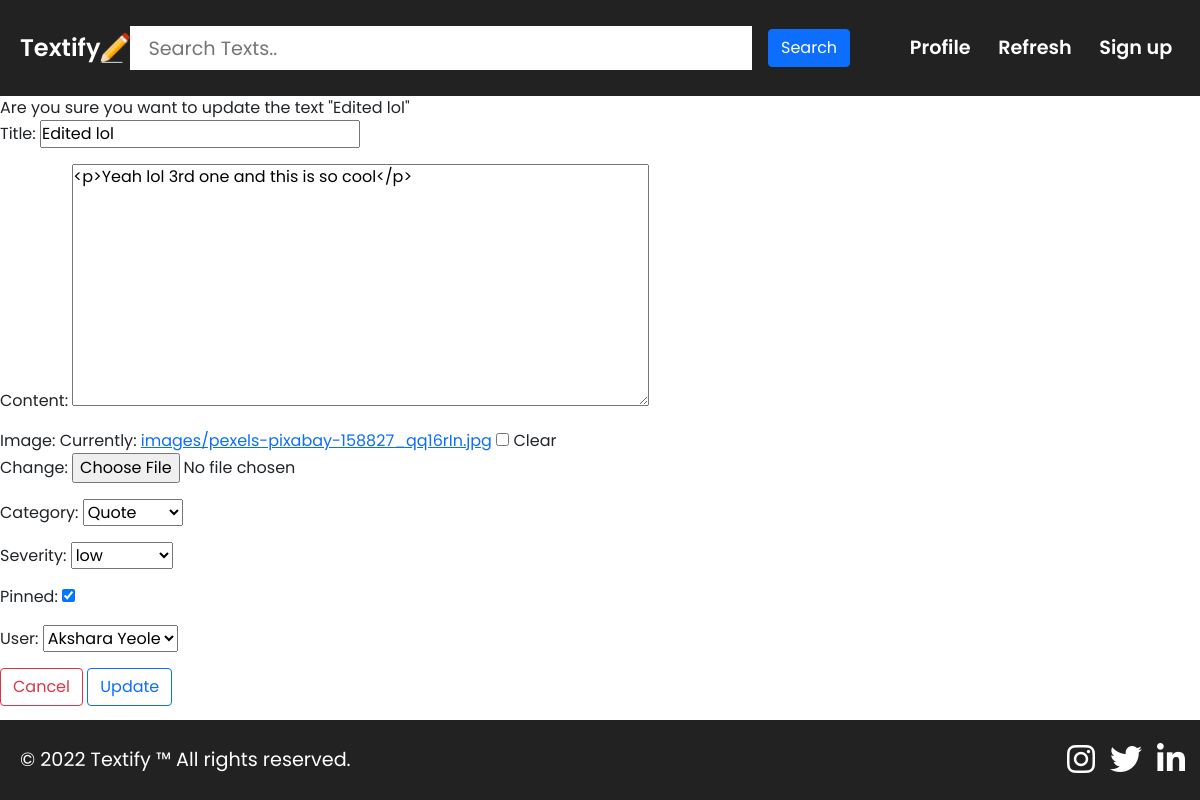
The page /textupdate/3 on the database its author committed.
### textifyapi/models.py (models this page shows, shortened)
class Text(models.Model):
    TEXT_CATEGORY = [
        ("gn", "General"),
        ("rm", "Reminder"),
        ("th", "Thought"),
        ("qt", "Quote"),
        ("nt", "Note")
    ]
    TEXT_SEVERITY = [
        ("l", "low"),
        ("m", "moderate"),
        ("h", "high")
    ]
    title = models.CharField(max_length=100, null=True, blank=True)
    content = RichTextField(null=True, blank=True)
    image = models.ImageField(upload_to="images/", blank=True, null=True)
    category = models.CharField(max_length=2, choices=TEXT_CATEGORY, default="gn")
    severity = models.CharField(max_length=1, choices=TEXT_SEVERITY, null=True, blank=True, default="l")
    pinned = models.BooleanField(default=False)
    created_at = models.DateTimeField(auto_now_add=True)
    updated_at = models.DateTimeField(auto_now=True)
    user = models.ForeignKey(User, on_delete=models.CASCADE)
    class Meta:
        ordering = ["-created_at"]

### textifyapi/views.py (the view)
# urls.py: path('textupdate/<pk>', views.TextUpdate.as_view(), name="textupdate"),
class TextUpdate(UpdateView):
    model = Text
    template_name = "textifyapi/textupdate.html"
    fields = "__all__"
    success_url = reverse_lazy("textlist")

### textifyapi/models.py (called while the page is built)
    def __str__(self):
        return self.name

### textifyapi/templates/textifyapi/textupdate.html (shortened to what this page needs)
{% extends 'textifyapi/base.html' %}
{% load static %}
{% block content %}
<span>Are you sure you want to update the text "{{object.title}}"</span>
<form method="POST" enctype="multipart/form-data">
    {{ form.as_p }}
    <a href="{% url 'textdetail' object.pk %}"><button type="button" class="btn btn-outline-danger">Cancel</button></a>
    <button type="submit" class="btn btn-outline-primary">Update</button>
</form>
{% endblock content %}

### textifyapi/static/textifyapi/base.css (style rules this page uses)
* { margin: 0; padding: 0; font-family: 'Poppins', sans-serif; scroll-behavior: smooth; }
body { position: relative; min-height: 100vh; }

### rows shown on the page
Text: title "Edited lol", content "<p>Yeah lol 3rd one and this is so cool</p>", category "Quote", severity "low", pinned "☑", user "Akshara Yeole"
